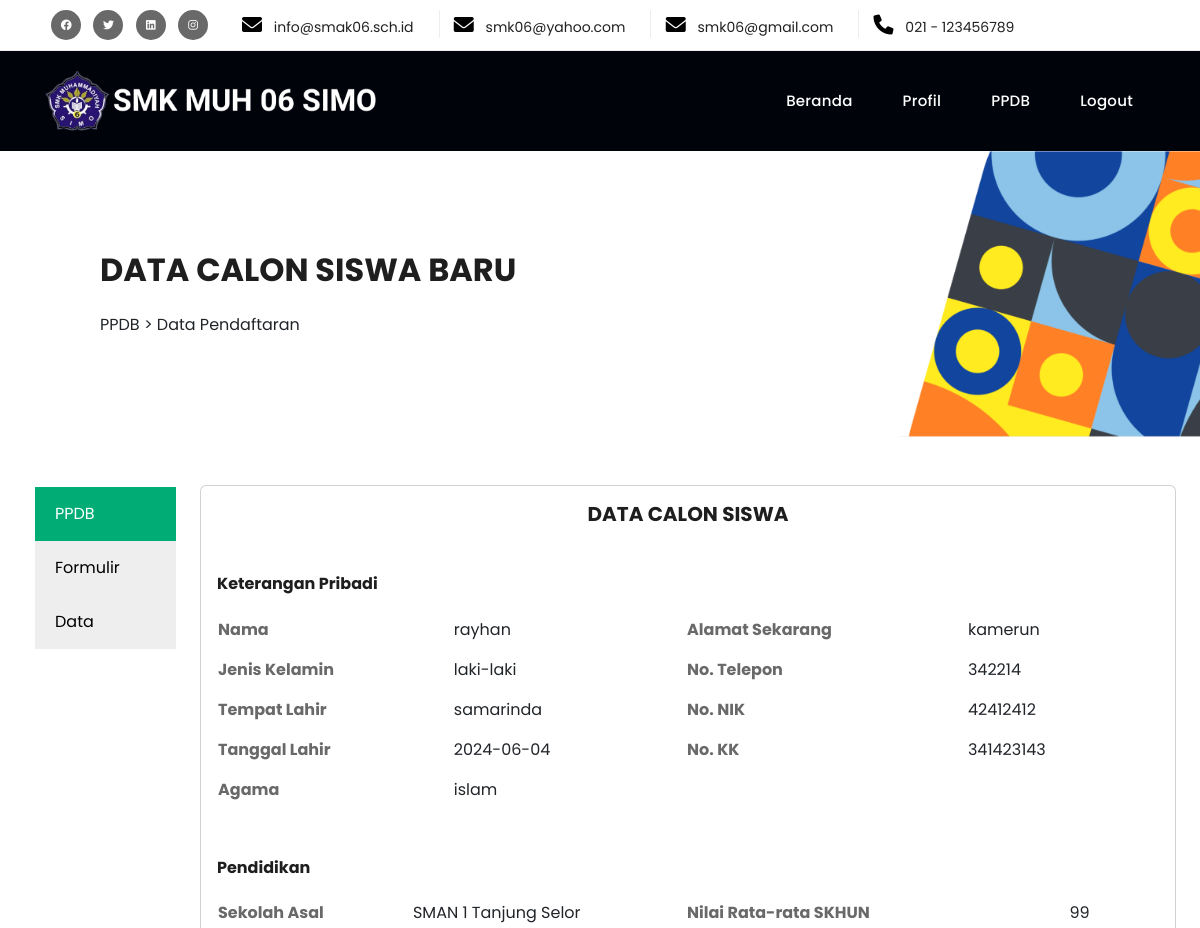
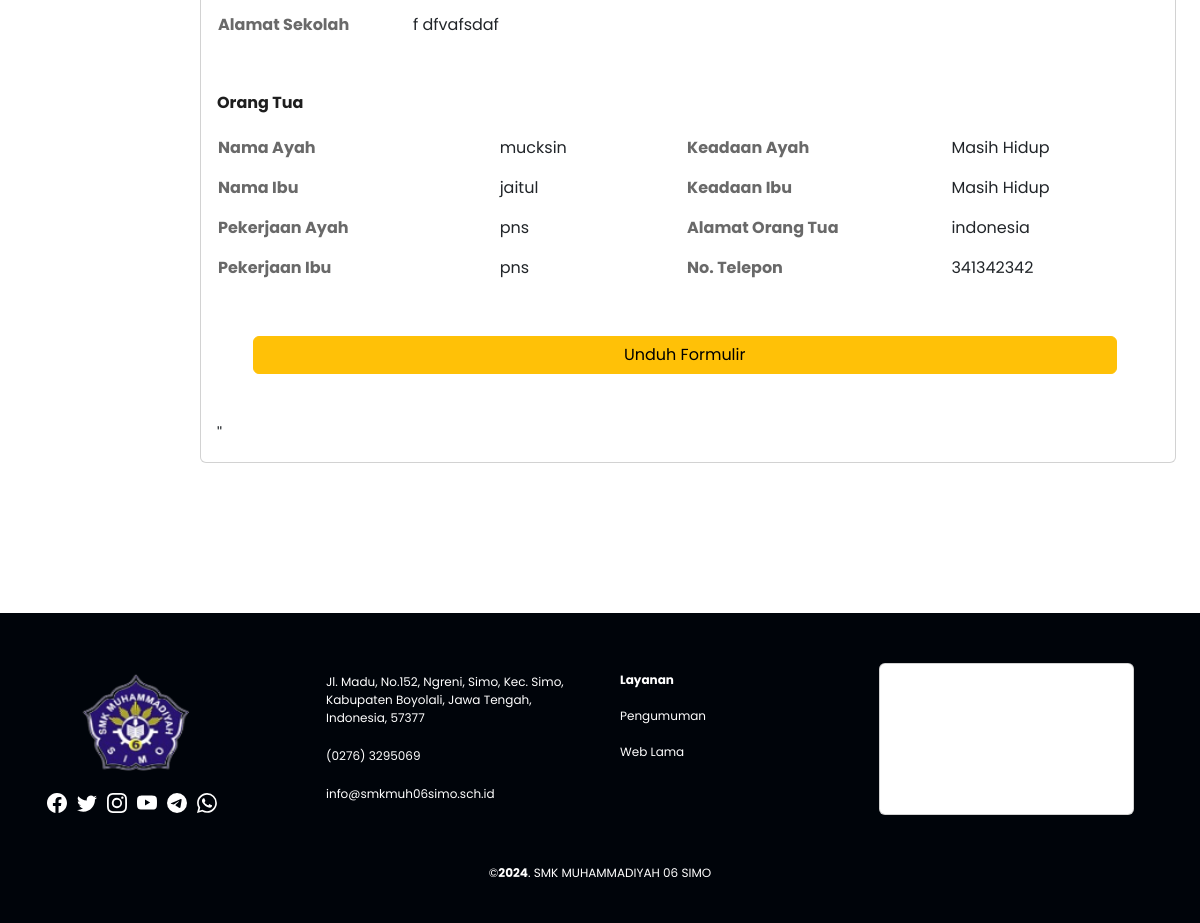
The page /data-ppdb.php (signed in) on the database its author committed (2 pictures, top to bottom).
### tables this page shows
CREATE TABLE `calon_siswa` (
  `id_calon_siswa` int(11) NOT NULL,
  `id_user_calon_siswa` int(11) NOT NULL,
  `nama` varchar(111) NOT NULL,
  `jenis_kelamin` varchar(55) NOT NULL,
  `tempat_lahir` varchar(55) NOT NULL,
  `tanggal_lahir` varchar(55) NOT NULL,
  `agama` varchar(55) NOT NULL,
  `alamat_sekarang` varchar(111) NOT NULL,
  `no_telepon` varchar(25) NOT NULL,
  `nik` int(25) NOT NULL,
  `kk` int(25) NOT NULL,
  `sekolah_asal` varchar(111) NOT NULL,
  `alamat_sekolah` varchar(111) NOT NULL,
  `skhun` int(11) NOT NULL,
  `nama_ayah` varchar(111) NOT NULL,
  `nama_ibu` varchar(111) NOT NULL,
  `pekerjaan_ayah` varchar(111) NOT NULL,
  `pekerjaan_ibu` varchar(111) NOT NULL,
  `keadaan_ayah` varchar(25) NOT NULL,
  `keadaan_ibu` varchar(25) NOT NULL,
  `alamat_orangtua` varchar(111) NOT NULL,
  `no_telpon_orangtua` varchar(111) NOT NULL
);

### data-ppdb.php (the view, shortened to what this page needs)
<?php
include("./database/db.php");
?>
<!DOCTYPE html>
<html lang="en">
  <head>
    <?php include('./include/meta.php') ?>
  </head>
  <body>
    <?php include('./include/sub-header.php') ?>
    <?php include('./include/header-area.php') ?>
    <div class="main-banner-2">
      <div class="owl-carousel owl-banner">
        <div class="item item-2">
          <div class="header-text">
            <h2>DATA CALON SISWA BARU</h2>
            <br />
            <span>PPDB > </span>
            <span>Data Pendaftaran </span>
          </div>
        </div>
      </div>
    </div>
    <div class="">
      <div class="col-xl-12 row">
        <div class="col-xl-2 artikel">
          <?php include('./include/sidebar-ppdb.php') ?>
        </div>
        <?php
                $id_user = $_SESSION['calon_siswa']['id_user_calon_siswa'];
                $get_paket = mysqli_query($conn, "SELECT * FROM calon_siswa WHERE id_user_calon_siswa = $id_user");
                $p = mysqli_fetch_array($get_paket);
                $row = mysqli_num_rows($get_paket);
              ?>
        <div class="col-xl-10">
          <div class="card card-body mt-5">
          <?php
            if($row < 1) {
          ?>
          <p>Belum ada data terisi</p>
          <?php }else { ?>
            <h5 class="mb-5 m-auto">DATA CALON SISWA</h5>
            <form action="ppdb-post.php" class="row col-md-12" method="post">
              <h6 class="mb-3">Keterangan Pribadi</h6>
              <div class="form-ppdb col-md-6">
                <table class="col-md-12">
                  <tr>
                    <th>Nama</th>
                    <td><?php echo $p['nama'] ?>
                    </td>
                  </tr>
                  <tr>
                    <th>Jenis Kelamin</th>
                    <td><?php echo $p['jenis_kelamin'] ?>
                  </tr>
                  <tr>
                    <th>Tempat Lahir</th>
                    <td><?php echo $p['tempat_lahir'] ?>
                  </tr>
                  <tr>
                    <th>Tanggal Lahir</th>
                    <td><?php echo $p['tanggal_lahir'] ?>
                  </tr>
                  <tr>
                    <th>Agama</th>
                    <td><?php echo $p['agama'] ?>
                  </tr>
                </table>
              </div>
              <div class="form-ppdb col-md-6 kanan">
                <table class="col-md-12">
                  <tr>
                    <th>Alamat Sekarang</th>
                    <td><?php echo $p['alamat_sekarang'] ?>
                  </tr>
                  <tr>
                    <th>No. Telepon</th>
                    <td><?php echo $p['no_telepon'] ?>
                  </tr>
                  <tr>
                    <th>No. NIK</th>
                    <td><?php echo $p['nik'] ?>
                  </tr>
                  <tr>
                    <th>No. KK</th>
                    <td><?php echo $p['kk'] ?>
                  </tr>
                </table>
              </div>
              <h6 class="mt-5 mb-3">Pendidikan</h6>
              <div class="form-ppdb col-md-6">
                <table class="col-md-12">
                  <tr>
                    <th>Sekolah Asal</th>
                    <td><?php echo $p['sekolah_asal'] ?>
                  </tr>
                  <tr>
                    <th>Alamat Sekolah</th>
                    <td><?php echo $p['alamat_sekolah'] ?>
                  </tr>
                </table>
              </div>
              <div class="form-ppdb col-md-6 kanan">
                <table class="col-md-12">
                  <tr>
                    <th>Nilai Rata-rata SKHUN</th>
                    <td><?php echo $p['skhun'] ?>
                  </tr>
                </table>
              </div>
              <h6 class="mt-5 mb-3">Orang Tua</h6>
              <div class="form-ppdb col-md-6">
                <table class="col-md-12">
                  <tr>
                    <th>Nama Ayah</th>
                    <td><?php echo $p['nama_ayah'] ?>
                  </tr>
                  <tr>
                    <th>Nama Ibu</th>
                    <td><?php echo $p['nama_ibu'] ?>
                  </tr>
                  <tr>
                    <th>Pekerjaan Ayah</th>
                    <td><?php echo $p['pekerjaan_ayah'] ?>
                  </tr>
                  <tr>
                    <th>Pekerjaan Ibu</th>
                    <td><?php echo $p['pekerjaan_ibu'] ?>
                  </tr>
                </table>
              </div>
              <div class="form-ppdb col-md-6 kanan">
                <table class="col-md-12">
                  <tr>
                    <th>Keadaan Ayah</th>
                    <td><?php echo $p['keadaan_ayah'] ?>
                  </tr>
                  <tr>
                    <th>Keadaan Ibu</th>
                    <td><?php echo $p['keadaan_ibu'] ?>
                  </tr>
                  <tr>
                    <th>Alamat Orang Tua</th>
                    <td><?php echo $p['alamat_orangtua'] ?>
                  </tr>
                  <tr>
                    <th>No. Telepon</th>
                    <td><?php echo $p['no_telpon_orangtua'] ?>
                  </tr>
                </table>
              </div>
              <a href="cetak-formulir.php" class="col-md-11 m-5 btn btn-warning">Unduh Formulir</a>
            </form>''
          <?php } ?>
          </div>
        </div>
      </div>
    </div>
    <footer>
      <?php include('./include/footer.php') ?>
    </footer>
  </body>
</html>

### sidebar.css (style rules this page uses)
.artikel { margin-top: 50px; }

### assets/css/templatemo-villa-agency.css (style rules this page uses)
html, body, div, span, applet, object, iframe, h1, h2, h3, h4, h5, h6, p, blockquote, div pre, a, abbr, acronym, address, big, cite, code, del, dfn, em, font, img, ins, kbd, q, s, samp, small, strike, strong, sub, sup, tt, var, b, u, i, center, dl, dt, dd, ol, ul, li, figure, header, nav, section, article, aside, footer, figcaption { margin: 0; padding: 0; border: 0; outline: 0; }
header, nav, section, article, aside, footer, hgroup { display: block; }
* { box-sizing: border-box; }
html, body { font-family: "Poppins", sans-serif; -ms-text-size-adjust: 100%; -webkit-font-smoothing: antialiased; -moz-osx-font-smoothing: grayscale; }
a { text-decoration: none !important; }
h1, h2, h3, h4, h5, h6 { color: #1e1e1e; margin-top: 0px; margin-bottom: 0px; font-weight: 700; }
html, body { font-family: "Poppins", sans-serif; }
.main-banner-2 .item { background-position: center center; background-repeat: no-repeat; background-size: cover; padding: 100px; margin-top: 0px; }
.main-banner-2 .item-2 { background-image: url(../images/sambutan-kepsek.png); }
footer { margin-top: 150px; background-color: #00040a; min-height: 300px; }
body { overflow-x: hidden; }

### data-ppdb.php (style rules this page uses)
.form-ppdb table tr td { padding: 8px 8px; }
.kanan { padding-left: 10px; }
th { color: dimgrey; }

### rows shown on the page
calon_siswa: nama "rayhan", jenis_kelamin "laki-laki", tempat_lahir "samarinda", tanggal_lahir "2024-06-04", agama "islam", alamat_sekarang "kamerun", no_telepon "342214", nik "42412412", kk "341423143", sekolah_asal "SMAN 1 Tanjung Selor", alamat_sekolah "f dfvafsdaf", skhun "99", nama_ayah "mucksin", nama_ibu "jaitul", pekerjaan_ayah "pns", pekerjaan_ibu "pns", keadaan_ayah "Masih Hidup", keadaan_ibu "Masih Hidup", alamat_orangtua "indonesia", no_telpon_orangtua "341342342"
